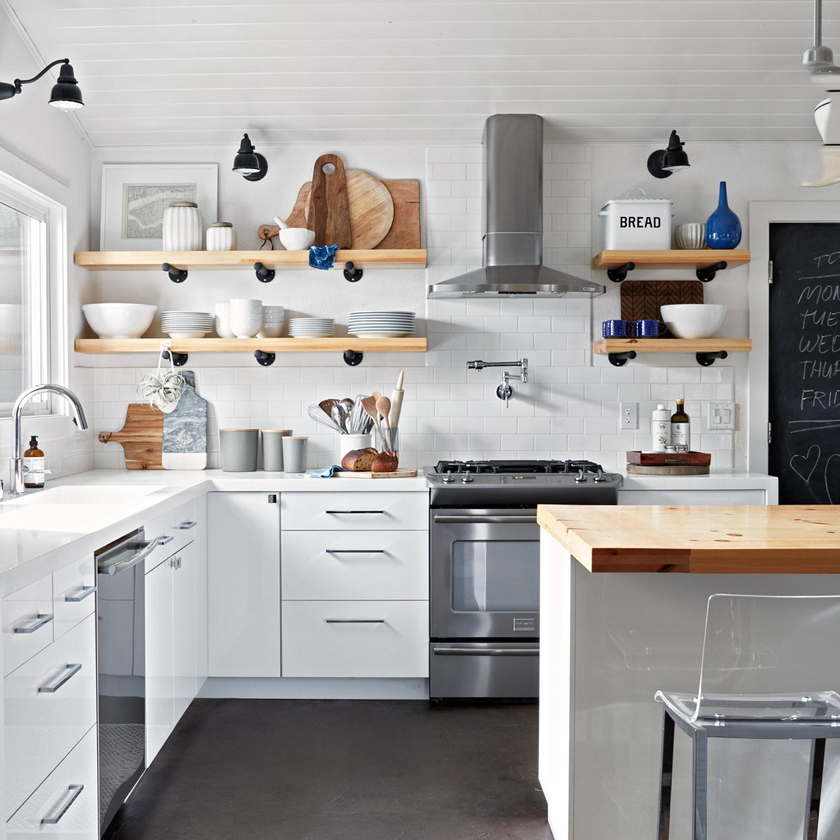
#> input picture OpenCV Personal Project/kitchen.png, 840 x 840 px, shrunk from 1244 x 1244 before the run
$ jupyter execute main.ipynb
#> lines starting #> are read from the running program, lines starting #| are printed output that depends on the picture; after the words box and inside, x2 and y2 are one past the last pixel; in counts of white or black regions, pixels touching at a corner belong together
[cell 1]
import numpy as np
import cv2

[cell 2]
kitchen_img = cv2.imread('kitchen.png',)
#> kitchen_img is the input picture: shape (840, 840, 3); mean B, G, R 162.5, 163.9, 166.5
vase_img = cv2.imread('bluevase.PNG', cv2.IMREAD_GRAYSCALE)
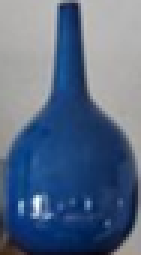
#> input picture OpenCV Personal Project/bluevase.PNG, 47 x 85 px, shrunk from 70 x 126 before the run (shown 3 times larger)
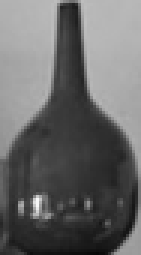
#> vase_img: shape (85, 47) (shown 3 times larger); min 7, max 247, mean 103.9
gray_img = cv2.cvtColor(kitchen_img, cv2.COLOR_BGR2GRAY)
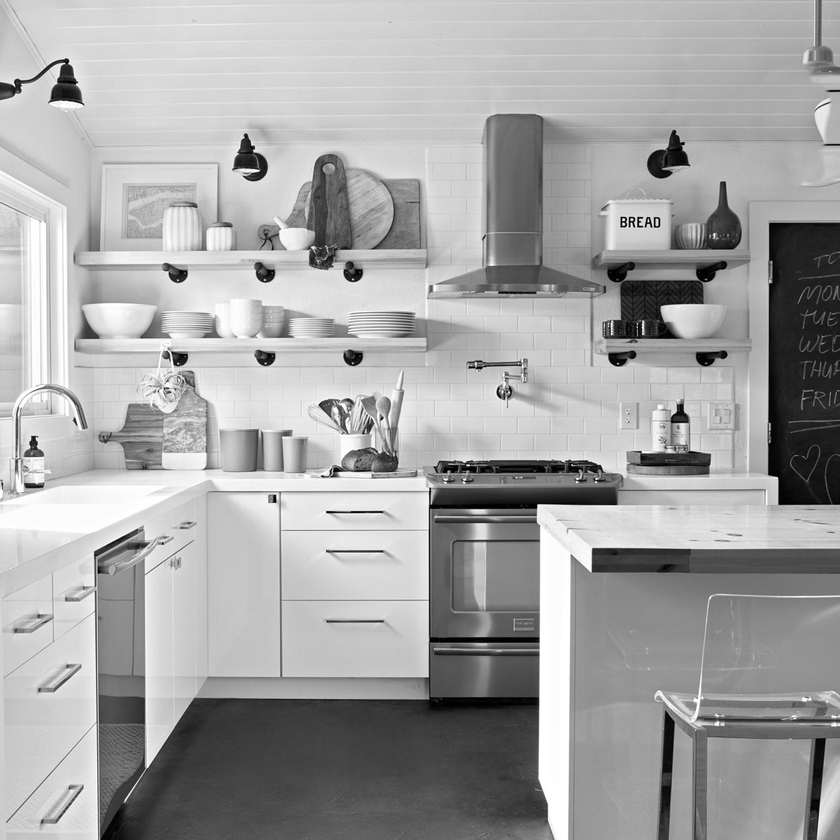
#> gray_img: shape (840, 840); min 0, max 255, mean 164.5
w, h = vase_img.shape[::-1]
#> w = 47; h = 85

[cell 3]
res = cv2.matchTemplate(gray_img, vase_img, cv2.TM_CCOEFF_NORMED)
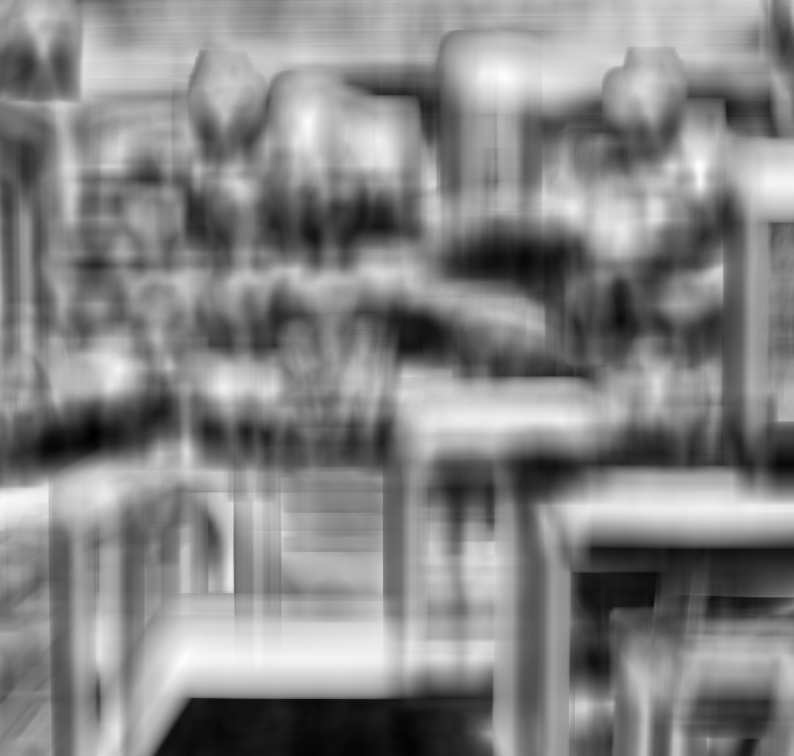
#> res: shape (756, 794) float32; min -0.734, max 0.737, mean 0.0342; drawn with min black and max white
loc = np.where(res >= 0.72)
#> loc = 37 positions, rows 75 to 662, columns 181 to 699
print(loc)
#| (array([ 75,  76,  76, 164, 164, 164, 165, 165, 165, 166, 166, 166, 167,
#|        656, 656, 657, 657, 657, 657, 658, 658, 658, 658, 659, 659, 659,
#|        659, 660, 660, 660, 660, 661, 661, 661, 661, 662, 662]), array([503, 503, 504, 697, 698, 699, 697, 698, 699, 697, 698, 699, 698,
#|        185, 186, 183, 184, 185, 186, 183, 184, 185, 186, 182, 183, 184,
#|        185, 182, 183, 184, 185, 181, 182, 183, 184, 181, 182]))

[cell 4]
for pt in zip(*loc[::-1]):
    cv2.rectangle(kitchen_img, pt, (pt[0] + w, pt[1] + h), (0, 255, 0), 3)
#> this loop made 37 passes
#> pt on passes 1 to 12: (503, 75), (503, 76), (504, 76), (697, 164), (698, 164), (699, 164), (697, 165), (698, 165), (699, 165), (697, 166), (698, 166), (699, 166)
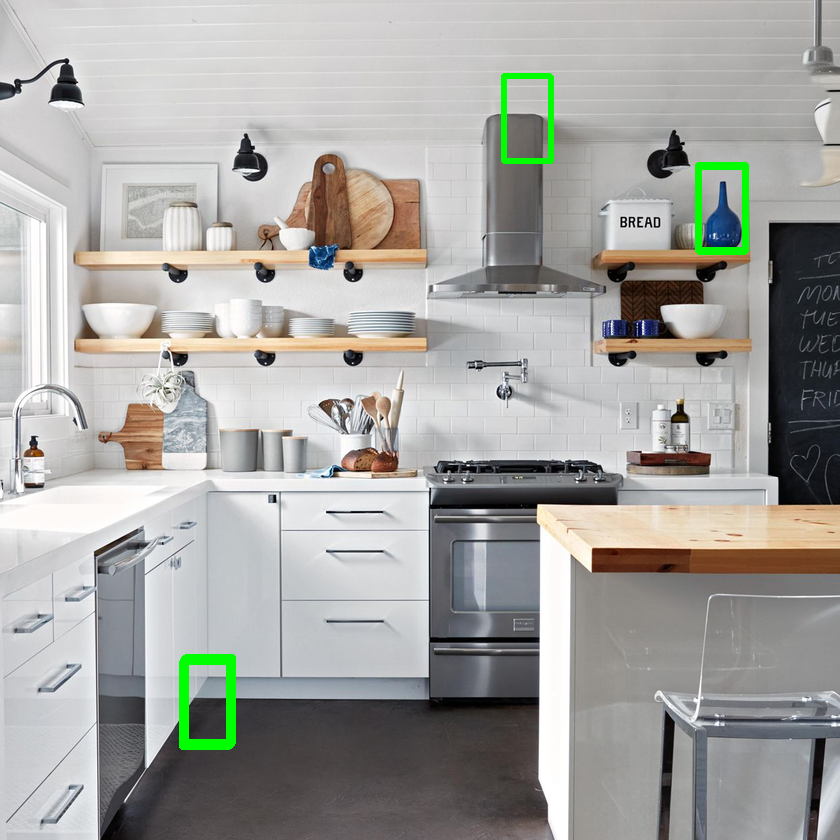
#> kitchen_img: shape (840, 840, 3); 0.88% of pixels changed, all inside (x1, y1, x2, y2) = (179, 73, 749, 750)
